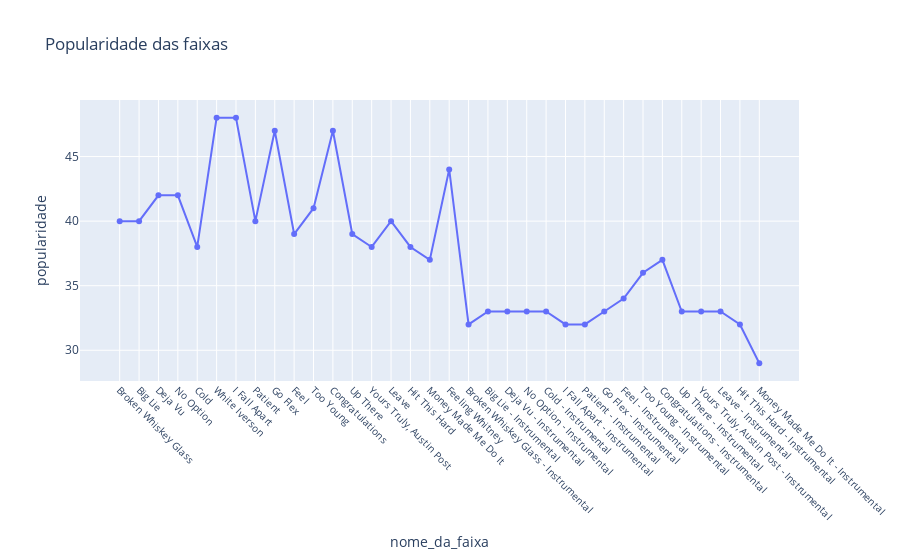

The notebook cell this image was saved under:
### Code cell
#Gráfico da popularidade das músicas do álbum Stoney
fig = px.scatter(stoney, x='nome_da_faixa', y='popularidade', title='Popularidade das faixas')
fig.update_traces(mode='lines+markers')
fig.update_xaxes(tickangle=45, tickfont=dict(size=10))  # Rotacionar os nomes das faixas e diminuir o tamanho da fonte
#fig.update_layout(height=800)  # Aumentar o tamanho do gráfico no eixo y
fig.show()

### Figure 1 — Plotly figure (JSON) as saved in the notebook; plotly's stock layout.template omitted (floating-point values rounded to 4 significant figures)
{"data": [{"hovertemplate": "nome_da_faixa=%{x}<br>popularidade=%{y}<extra></extra>", "legendgroup": "", "marker": {"color": "#636efa", "symbol": "circle"}, "mode": "lines+markers", "name": "", "orientation": "v", "showlegend": false, "type": "scatter", "x": ["Broken Whiskey Glass", "Big Lie", "Deja Vu", "No Option", "Cold", "White Iverson", "I Fall Apart", "Patient", "Go Flex", "Feel", "Too Young", "Congratulations", "Up There", "Yours Truly, Austin Post", "Leave", "Hit This Hard", "Money Made Me Do It", "Feeling Whitney", "Broken Whiskey Glass - Instrumental", "Big Lie - Instrumental", "Deja Vu - Instrumental", "No Option - Instrumental", "Cold - Instrumental", "I Fall Apart - Instrumental", "Patient - Instrumental", "Go Flex - Instrumental", "Feel - Instrumental", "Too Young - Instrumental", "Congratulations - Instrumental", "Up There - Instrumental", "Yours Truly, Austin Post - Instrumental", "Leave - Instrumental", "Hit This Hard - Instrumental", "Money Made Me Do It - Instrumental"], "xaxis": "x", "y": [40, 40, 42, 42, 38, 48, 48, 40, 47, 39, 41, 47, 39, 38, 40, 38, 37, 44, 32, 33, 33, 33, 33, 32, 32, 33, 34, 36, 37, 33, 33, 33, 32, 29], "yaxis": "y"}], "layout": {"legend": {"tracegroupgap": 0}, "title": {"text": "Popularidade das faixas"}, "xaxis": {"anchor": "y", "domain": [0, 1], "tickangle": 45, "tickfont": {"size": 10}, "title": {"text": "nome_da_faixa"}}, "yaxis": {"anchor": "x", "domain": [0, 1], "title": {"text": "popularidade"}}}}
